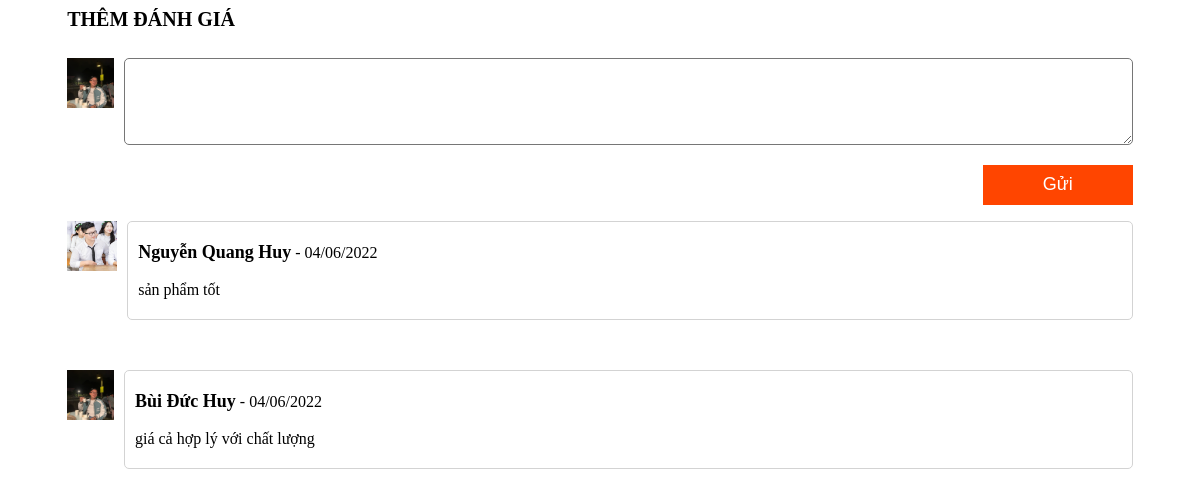
Screenshot of /controller/binhluan.php?idsp=11 (signed in) with the database file from the repository.
### tables this page shows
CREATE TABLE IF NOT EXISTS `binhluan` (
  `id` int(11) NOT NULL AUTO_INCREMENT,
  `hinh` varchar(225) NOT NULL,
  `iduser` int(11) NOT NULL,
  `idsp` int(11) NOT NULL,
  `noidung` varchar(225) NOT NULL,
  `postdate` varchar(225) NOT NULL,
  `name` varchar(225) NOT NULL,
  PRIMARY KEY (`id`)
);

### model/config.php (called while the page is built, shortened)
<?php
  function pdo_con(){
    $servername = "localhost";
    $username = "root";
    $password = "";
    try {
      $conn = new PDO("mysql:host=$servername;dbname=duanmau", $username, $password);
      $conn->setAttribute(PDO::ATTR_ERRMODE, PDO::ERRMODE_EXCEPTION);
      $conn -> query("SET NAMES 'utf8'");
      return $conn;
    } catch(PDOException $e) {
      echo "Lỗi kết nối: " . $e->getMessage();
    }
  }
  function pdo_query($sql){
    $sql_args = array_slice(func_get_args(), 1);
    try {
      $conn = pdo_con();
      $stmt = $conn->prepare($sql);
      $stmt -> execute($sql_args);
      $rows = $stmt->fetchAll();
      return $rows;
    } catch (PDOExceptiion $e) {
      throw $e;
    }finally{
      unset($conn);
    }
  }
?>

### model/binhluan.php (called while the page is built, shortened)
<?php
function binhluan_showChiTiet($idsp){
    $sql = "SELECT * FROM binhluan WHERE idsp =?";
    return pdo_query($sql, $idsp);
}
?>

### controller/binhluan.php (the view, shortened to what this page needs)
<link rel="stylesheet" href="../view/css/chitietsp.css">
<?php
include "../model/config.php";
include_once "../model/binhluan.php";
if(isset($_SESSION['id']) && isset($_SESSION['name']) && isset($_SESSION['avata']) ){
    if(isset($_SESSION['username'])){
        $avt = $_SESSION['avata'];
    }else{
        $user = "";
        $name = "";
        $avt = "";
    }
?>
   <div class="binhluan">
   <form action="" method="POST">
   <h4>THÊM ĐÁNH GIÁ</h4>
        <div class="user">
        <img src="../view/images/<?=$avt?>" alt="">
        <textarea name="noidung" id="" cols="30" rows="5"></textarea>
        </div>
        <input type="submit" value="Gửi" name="gui">
    </form>
       <?php
           if(isset($_GET['idsp'])){
            $idsp = $_GET['idsp'];
                $showbinhluan = binhluan_showChiTiet($idsp);
                foreach($showbinhluan as $row){
                echo '
                <div class="showbinhluan">
                                    <div class="user">
                                        <img src="../view/images/'.$row['hinh'].'" alt="">
                                        <div class="thongtinbl">
                                            <span class="bl_name">'.$row['name'].'</span>
                                            <span>-</span>
                                            <span class="">'.$row['postdate'].'</span><br><br>
                                            <span class="bl_noidung">'.$row['noidung'].'</span>
                                        </div>
                                    </div>
                                </div>
            ';
        }
           }
       ?>
   </div>
    <?php }?>

### view/css/chitietsp.css (style rules this page uses)
.binhluan { width: 90%; margin: auto; }
.binhluan form textarea { width: 100%; border-radius: 5px; padding: 5px; }
.binhluan form { text-align: right; }
.binhluan form h4 { text-align: left; font-size: 20px; }
.binhluan form input[type="submit"] { width: 150px; height: 40px; margin-top: 20px; margin-right: auto; background: orangered; color: white; border: none; font-size: 18px; cursor: pointer; }
.user { display: flex; }
.user img { width: 50px; height: 50px; object-fit: cover; margin-right: 10px; }
.thongtinbl { width: 100%; height: auto; padding-top: 20px; padding-left: 10px; padding-bottom: 20px; border: 1px solid lightgray; border-radius: 5px; }
.thongtinbl .bl_name { font-weight: bold; font-size: 18px; }
.showbinhluan { margin-bottom: 50px; }

### rows the page displays
binhluan: hinh (picture), name "Nguyễn Quang Huy", postdate "04/06/2022", noidung "sản phẩm tốt"
binhluan: hinh (picture), name "Bùi Đức Huy", postdate "04/06/2022", noidung "giá cả hợp lý với chất lượng"
